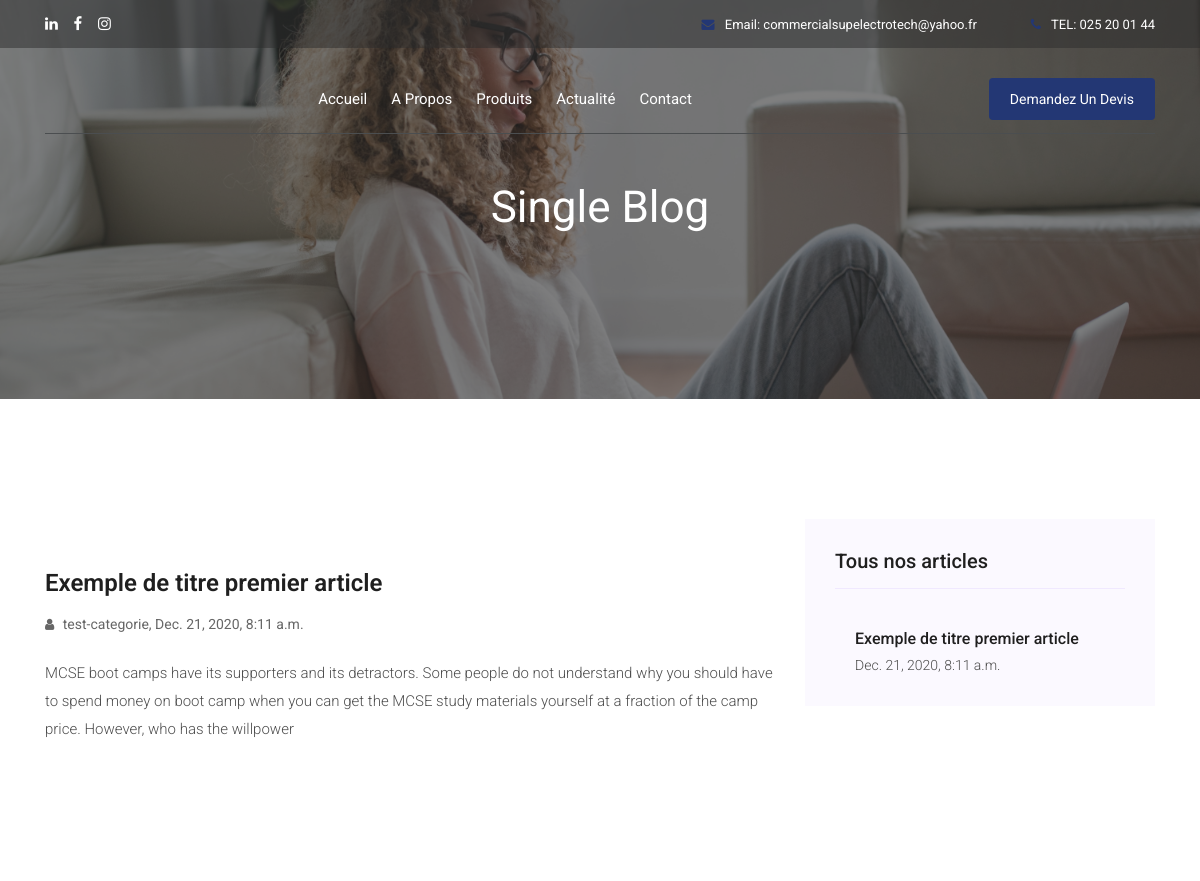
Before: /articles/exemple-de-titre-premier-article/ (upper part) with the older database file.
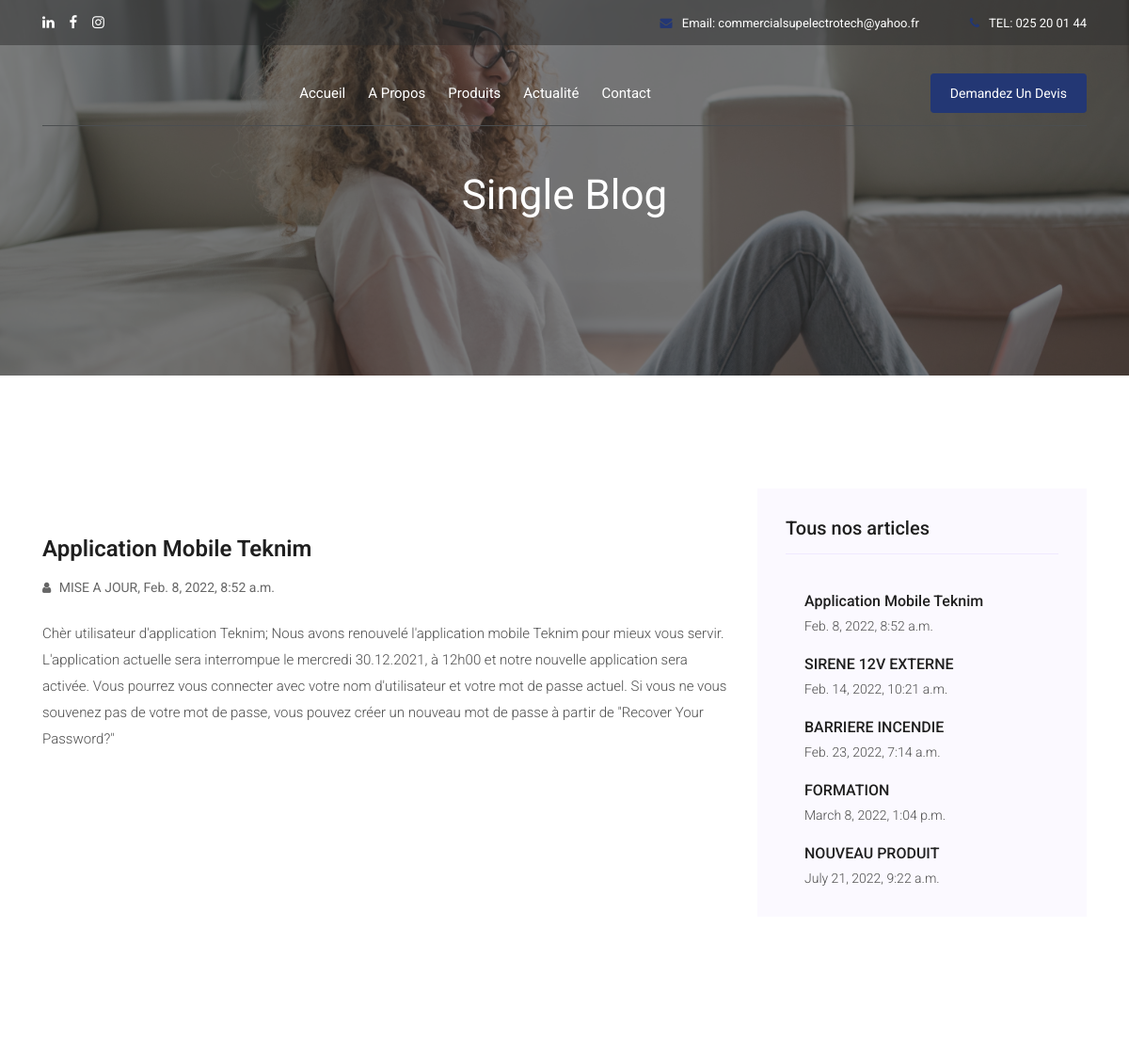
After: the same page with the newer database file.
### main/models.py (models this page shows, shortened)
class Post(models.Model):
    titre = models.CharField(max_length=200)
    tag = models.ForeignKey(Tag, verbose_name='Categorie' ,on_delete=models.CASCADE, blank=True, null=True)
    slug = models.SlugField(max_length=100)
    intro = models.TextField( blank=True)
    image_1 = models.ImageField(verbose_name='Image 1' ,upload_to='slides/', blank= True, null=True)
    text_1 = HTMLField(verbose_name='text 1', blank= True, null=True)
    image_2 = models.ImageField(verbose_name='Image' ,upload_to='slides/', blank= True, null=True)
    text_2 = HTMLField(verbose_name='text 2', blank= True, null=True)
    image_3 = models.ImageField(verbose_name='Image' ,upload_to='slides/', blank= True, null=True)
    text_3 = HTMLField(verbose_name='text 3', blank= True, null=True)
    created_date = models.DateTimeField(default=timezone.now)

class Tag(models.Model):
    tag = models.CharField(max_length=50, verbose_name='categorie')
    def __str__(self):
        return self.tag
    class Meta:
        verbose_name = 'Categories des articles'

### main/views.py (the view)
# urls.py: path('articles/<slug:slug>/', PostDetailView.as_view(), name= 'post-detail'),
class PostDetailView(DetailView):
    model = Post
    template_name = 'blog-detail.html'
    context_object_name = 'post'
    def get_context_data(self, **kwargs):
        context = super().get_context_data(**kwargs)
        context["cat"] = CATEGORY_CHOICES
        context["intrusion"] = Produit.objects.filter(category= 'IN')
        context["conventionnelle"] = Produit.objects.filter(category= 'IC')
        context["adressable"] = Produit.objects.filter(category= 'IA')
        context['postes']= Post.objects.all()
        return context

### main/custom_context_processor.py (called while the page is built)
def devisFormView(request):
    return {'devis_form': DevisForm()}

### templates/blog-detail.html (shortened to what this page needs)
{% extends "base.html" %}
{% load static %}
{% block content %}
  <div class="bradcam_area breadcam_bg_4">
      <div class="container">
          <div class="row">
              <div class="col-xl-12">
                  <div class="bradcam_text text-center">
                      <h3>Single Blog</h3>
                  </div>
              </div>
          </div>
      </div>
  </div>
   <section class="blog_area single-post-area section-padding">
      <div class="container">
         <div class="row">
            <div class="col-lg-8 posts-list">
               <div class="single-post">
                  <div class="feature-img">
                  </div>
                  <div class="blog_details">
                     <h2>{{post.titre}}
                     </h2>
                     <ul class="blog-info-link mt-3 mb-4">
                        <li><a href="#"><i class="fa fa-user"></i> {{post.tag}}, {{post.created_date}}</a></li>
                     </ul>
                     <p class="excert">
                       {{post.intro}}
                     </p>
                  </div>
               </div>
            </div>
            <div class="col-lg-4">
               <div class="blog_right_sidebar">
                  <aside class="single_sidebar_widget popular_post_widget">
                     <h3 class="widget_title">Tous nos articles</h3>
                     {% for post in postes %}
                        <div class="media post_item">
                           <div class="media-body">
                              <a href="{% url 'post-detail' slug=post.slug %}">
                                 <h3>{{post.titre}}</h3>
                              </a>
                              <p>{{post.created_date}}</p>
                           </div>
                        </div>
                     {% endfor %}
                 </aside>
               </div>
            </div>
         </div>
      </div>
   </section>
   {% endblock content %}

Changed rows visible on the page:
removed Post: titre "Exemple de titre premier article", tag "test-categorie", created_date "Dec. 21, 2020, 8:11 a.m.", intro "MCSE boot camps have its supporters and its detractors. Some people do not understand why you should have to spend money on boot camp when you can get the MCSE study materials yourself at a fraction of the camp price. However, who has the willpower"
added Post: titre "Application Mobile Teknim", tag "MISE A JOUR", created_date "Feb. 8, 2022, 8:52 a.m.", intro "Chèr utilisateur d'application Teknim; Nous avons renouvelé l'application mobile Teknim pour mieux vous servir. L'application actuelle sera interrompue le mercredi 30.12.2021, à 12h00 et notre nouvelle application sera activée. Vous pourrez vous connecter avec votre nom d'utilisateur et votre mot de passe actuel. Si vous ne vous souvenez pas de votre mot de passe, vous pouvez créer un nouveau mot de passe à partir de \"Recover Your Password?\""
added Post: titre "SIRENE 12V EXTERNE", created_date "Feb. 14, 2022, 10:21 a.m."
added Post: titre "BARRIERE INCENDIE", created_date "Feb. 23, 2022, 7:14 a.m."
added Post: titre "FORMATION", created_date "March 8, 2022, 1:04 p.m."
added Post: titre "NOUVEAU PRODUIT", created_date "July 21, 2022, 9:22 a.m."
